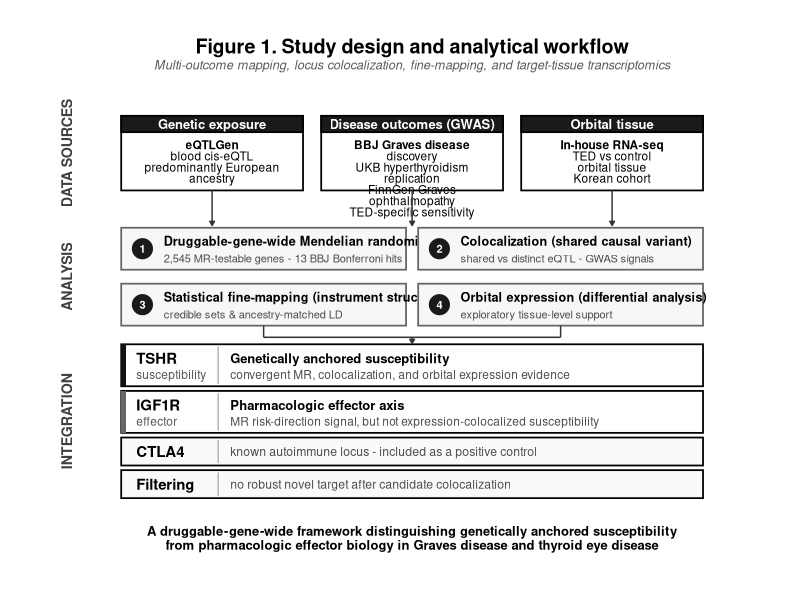
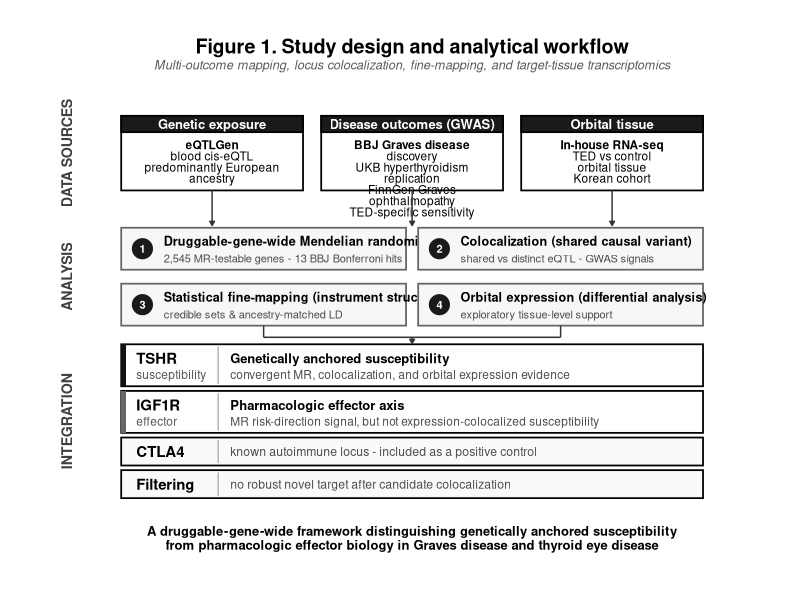
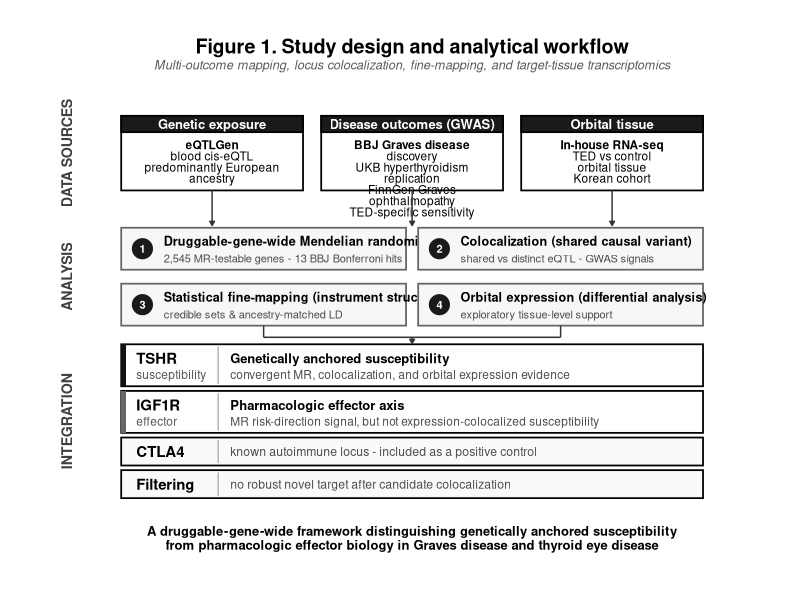

Recreate these plots in R, in order.
#!/usr/bin/env Rscript
# =============================================================================
# build_figure1_studydesign.R
# =============================================================================
# Drawing the Figure 1 study design schematic using ggplot2 and grid.
# Grayscale, high-contrast publication design based on Figure1_editable.pptx
# =============================================================================

suppressPackageStartupMessages({
    library(ggplot2)
    library(dplyr)
    library(grid)
})

# Create directory if not exists
outdir <- "C:/ProjectTEDGWAS/TrackA_MR/v5_upgrade/07_manuscript/figures"
if (!dir.exists(outdir)) dir.create(outdir, recursive = TRUE)

# Base Plot Setup
p <- ggplot() +
    theme_void() +
    xlim(-1.0, 11.0) +
    ylim(-0.1, 11.6)

# =============================================================================
# BAND 1: DATA SOURCES
# =============================================================================

# Helper to draw standard Band 1 Header Box
draw_band1_box <- function(plot_obj, xmin, xmax, ymin, ymax, header_text, body_lines) {
    # Main Box
    plot_obj <- plot_obj +
        annotate("rect", xmin = xmin, xmax = xmax, ymin = ymin, ymax = ymax,
                 fill = "#FFFFFF", color = "black", linewidth = 0.6) +
        # Header Box
        annotate("rect", xmin = xmin, xmax = xmax, ymin = ymax - 0.35, ymax = ymax,
                 fill = "#1A1A1A", color = "black", linewidth = 0.6) +
        # Header Text
        annotate("text", x = (xmin + xmax)/2, y = ymax - 0.175,
                 label = header_text, color = "#FFFFFF", fontface = "bold", size = 3.3, hjust = 0.5)
    
    # Body Text (centered)
    y_start <- ymax - 0.62
    for (i in seq_along(body_lines)) {
        plot_obj <- plot_obj +
            annotate("text", x = (xmin + xmax)/2, y = y_start - (i-1)*0.24,
                     label = body_lines[i], color = "#000000",
                     fontface = if (i == 1) "bold" else "plain",
                     size = 3.0, hjust = 0.5)
    }
    return(plot_obj)
}

p <- draw_band1_box(p, 0.4, 3.4, 8.1, 9.7, "Genetic exposure",
                    c("eQTLGen", "blood cis-eQTL", "predominantly European", "ancestry"))

p <- draw_band1_box(p, 3.7, 6.7, 8.1, 9.7, "Disease outcomes (GWAS)",
                    c("BBJ Graves disease", "discovery", "UKB hyperthyroidism", "replication", "FinnGen Graves", "ophthalmopathy", "TED-specific sensitivity"))

p <- draw_band1_box(p, 7.0, 10.0, 8.1, 9.7, "Orbital tissue",
                    c("In-house RNA-seq", "TED vs control", "orbital tissue", "Korean cohort"))


# =============================================================================
# BAND 2: ANALYSIS
# =============================================================================

# Helper to draw Band 2 step box
draw_band2_box <- function(plot_obj, xmin, xmax, ymin, ymax, step_num, title, subtitle) {
    plot_obj <- plot_obj +
        # Main gray card
        annotate("rect", xmin = xmin, xmax = xmax, ymin = ymin, ymax = ymax,
                 fill = "#F7F7F7", color = "grey40", linewidth = 0.6) +
        # Number Circle background (as a point)
        annotate("point", x = xmin + 0.35, y = (ymin + ymax)/2, size = 6.5, color = "#1A1A1A") +
        # Number Circle text
        annotate("text", x = xmin + 0.35, y = (ymin + ymax)/2, label = step_num,
                 color = "#FFFFFF", fontface = "bold", size = 2.8, hjust = 0.5, vjust = 0.5) +
        # Title text
        annotate("text", x = xmin + 0.7, y = ymax - 0.28, label = title,
                 color = "#000000", fontface = "bold", size = 3.2, hjust = 0) +
        # Subtitle text
        annotate("text", x = xmin + 0.7, y = ymin + 0.24, label = subtitle,
                 color = "grey30", size = 2.8, hjust = 0)
    return(plot_obj)
}

p <- draw_band2_box(p, 0.4, 5.1, 6.4, 7.3, "1",
                    "Druggable-gene-wide Mendelian randomization",
                    "2,545 MR-testable genes - 13 BBJ Bonferroni hits")

p <- draw_band2_box(p, 5.3, 10.0, 6.4, 7.3, "2",
                    "Colocalization (shared causal variant)",
                    "shared vs distinct eQTL - GWAS signals")

p <- draw_band2_box(p, 0.4, 5.1, 5.2, 6.1, "3",
                    "Statistical fine-mapping (instrument structure)",
                    "credible sets & ancestry-matched LD")

p <- draw_band2_box(p, 5.3, 10.0, 5.2, 6.1, "4",
                    "Orbital expression (differential analysis)",
                    "exploratory tissue-level support")


# =============================================================================
# BAND 3: INTEGRATION
# =============================================================================

# Row 1: TSHR
p <- p +
    annotate("rect", xmin = 0.4, xmax = 10.0, ymin = 3.9, ymax = 4.8,
             fill = "#FFFFFF", color = "black", linewidth = 0.6) +
    # Accent bar on left
    annotate("rect", xmin = 0.4, xmax = 0.48, ymin = 3.9, ymax = 4.8,
             fill = "#111111", color = NA) +
    # TSHR susceptibility labels
    annotate("text", x = 0.65, y = 4.5, label = "TSHR", color = "#000000", fontface = "bold", size = 3.8, hjust = 0) +
    annotate("text", x = 0.65, y = 4.15, label = "susceptibility", color = "#555555", size = 3.0, hjust = 0) +
    # Vertical line separator inside card
    annotate("segment", x = 2.0, xend = 2.0, y = 3.95, yend = 4.75, color = "grey70", linewidth = 0.5) +
    # Right-side text
    annotate("text", x = 2.2, y = 4.5, label = "Genetically anchored susceptibility",
             color = "#000000", fontface = "bold", size = 3.3, hjust = 0) +
    annotate("text", x = 2.2, y = 4.15, label = "convergent MR, colocalization, and orbital expression evidence",
             color = "grey30", size = 3.0, hjust = 0)

# Row 2: IGF1R
p <- p +
    annotate("rect", xmin = 0.4, xmax = 10.0, ymin = 2.9, ymax = 3.8,
             fill = "#FFFFFF", color = "black", linewidth = 0.6) +
    # Accent bar on left
    annotate("rect", xmin = 0.4, xmax = 0.48, ymin = 2.9, ymax = 3.8,
             fill = "#666666", color = NA) +
    # IGF1R effector labels
    annotate("text", x = 0.65, y = 3.5, label = "IGF1R", color = "#000000", fontface = "bold", size = 3.8, hjust = 0) +
    annotate("text", x = 0.65, y = 3.15, label = "effector", color = "#555555", size = 3.0, hjust = 0) +
    # Vertical line separator inside card
    annotate("segment", x = 2.0, xend = 2.0, y = 2.95, yend = 3.75, color = "grey70", linewidth = 0.5) +
    # Right-side text
    annotate("text", x = 2.2, y = 3.5, label = "Pharmacologic effector axis",
             color = "#000000", fontface = "bold", size = 3.3, hjust = 0) +
    annotate("text", x = 2.2, y = 3.15, label = "MR risk-direction signal, but not expression-colocalized susceptibility",
             color = "grey30", size = 3.0, hjust = 0)

# Row 3: CTLA4
p <- p +
    annotate("rect", xmin = 0.4, xmax = 10.0, ymin = 2.2, ymax = 2.8,
             fill = "#FAFAFA", color = "black", linewidth = 0.6) +
    # Left text
    annotate("text", x = 0.65, y = 2.5, label = "CTLA4", color = "#000000", fontface = "bold", size = 3.8, hjust = 0) +
    # Vertical line separator inside card
    annotate("segment", x = 2.0, xend = 2.0, y = 2.25, yend = 2.75, color = "grey70", linewidth = 0.5) +
    # Right-side text
    annotate("text", x = 2.2, y = 2.5, label = "known autoimmune locus - included as a positive control",
             color = "grey30", size = 3.1, hjust = 0)

# Row 4: Filtering
p <- p +
    annotate("rect", xmin = 0.4, xmax = 10.0, ymin = 1.5, ymax = 2.1,
             fill = "#FAFAFA", color = "black", linewidth = 0.6) +
    # Left text
    annotate("text", x = 0.65, y = 1.8, label = "Filtering", color = "#000000", fontface = "bold", size = 3.8, hjust = 0) +
    # Vertical line separator inside card
    annotate("segment", x = 2.0, xend = 2.0, y = 1.55, yend = 2.05, color = "grey70", linewidth = 0.5) +
    # Right-side text
    annotate("text", x = 2.2, y = 1.8, label = "no robust novel target after candidate colocalization",
             color = "grey30", size = 3.1, hjust = 0)


# =============================================================================
# ARROWS (CONNECTIONS)
# =============================================================================

# ---- Band 1 to Band 2 arrows (vertical down) ----
# Arrow 1: x = 1.9, y = 8.1 to y = 7.35
p <- p + annotate("segment", x = 1.9, xend = 1.9, y = 8.1, yend = 7.35,
                  arrow = arrow(length = unit(0.12, "cm"), type = "closed"),
                  color = "grey20", linewidth = 0.5)

# Arrow 2: x = 5.2, y = 8.1 to y = 7.35
p <- p + annotate("segment", x = 5.2, xend = 5.2, y = 8.1, yend = 7.35,
                  arrow = arrow(length = unit(0.12, "cm"), type = "closed"),
                  color = "grey20", linewidth = 0.5)

# Arrow 3: x = 8.5, y = 8.1 to y = 7.35
p <- p + annotate("segment", x = 8.5, xend = 8.5, y = 8.1, yend = 7.35,
                  arrow = arrow(length = unit(0.12, "cm"), type = "closed"),
                  color = "grey20", linewidth = 0.5)

# ---- Band 2 to Band 3 converging arrows ----
# Step 3 and 4 bottom: y = 5.2. Band 3 top: y = 4.8.
p <- p +
    # Left vertical down
    annotate("segment", x = 2.75, xend = 2.75, y = 5.2, yend = 4.95, color = "grey20", linewidth = 0.5) +
    # Right vertical down
    annotate("segment", x = 7.65, xend = 7.65, y = 5.2, yend = 4.95, color = "grey20", linewidth = 0.5) +
    # Horizontal line
    annotate("segment", x = 2.75, xend = 7.65, y = 4.95, yend = 4.95, color = "grey20", linewidth = 0.5) +
    # Center vertical arrow
    annotate("segment", x = 5.2, xend = 5.2, y = 4.95, yend = 4.82,
              arrow = arrow(length = unit(0.12, "cm"), type = "closed"),
              color = "grey20", linewidth = 0.5)


# =============================================================================
# BAND LABELS (LEFT SIDE)
# =============================================================================
p <- p +
    annotate("text", x = -0.5, y = 8.9, label = "DATA SOURCES",
             fontface = "bold", size = 3.6, color = "grey25", angle = 90) +
    annotate("text", x = -0.5, y = 6.25, label = "ANALYSIS",
             fontface = "bold", size = 3.6, color = "grey25", angle = 90) +
    annotate("text", x = -0.5, y = 3.15, label = "INTEGRATION",
             fontface = "bold", size = 3.6, color = "grey25", angle = 90)

# =============================================================================
# TITLE & SUBTITLE
# =============================================================================
p <- p +
    annotate("text", x = 5.2, y = 11.2,
             label = "Figure 1. Study design and analytical workflow",
             fontface = "bold", size = 5.0, color = "black") +
    annotate("text", x = 5.2, y = 10.8,
             label = "Multi-outcome mapping, locus colocalization, fine-mapping, and target-tissue transcriptomics",
             size = 3.2, color = "grey35", fontface = "italic")

# Bottom Subtitle
p <- p +
    annotate("text", x = 5.2, y = 0.8,
             label = "A druggable-gene-wide framework distinguishing genetically anchored susceptibility",
             size = 3.3, color = "black", fontface = "bold") +
    annotate("text", x = 5.2, y = 0.5,
             label = "from pharmacologic effector biology in Graves disease and thyroid eye disease",
             size = 3.3, color = "black", fontface = "bold")

# =============================================================================
# SAVE OUTPUTS
# =============================================================================
ggsave(file.path(outdir, "Figure1_study_design.pdf"), p,
    width = 11, height = 10.5, device = grDevices::cairo_pdf, bg = "white"
)
ggsave(file.path(outdir, "Figure1_study_design.png"), p,
    width = 11, height = 10.5, dpi = 600, bg = "white"
)
ggsave(file.path(outdir, "Figure1_study_design.tiff"), p,
    width = 11, height = 10.5, dpi = 600, compression = "lzw", bg = "white"
)

cat("Figure 1 study design schematic updated successfully to match Figure1_editable design.\n")
